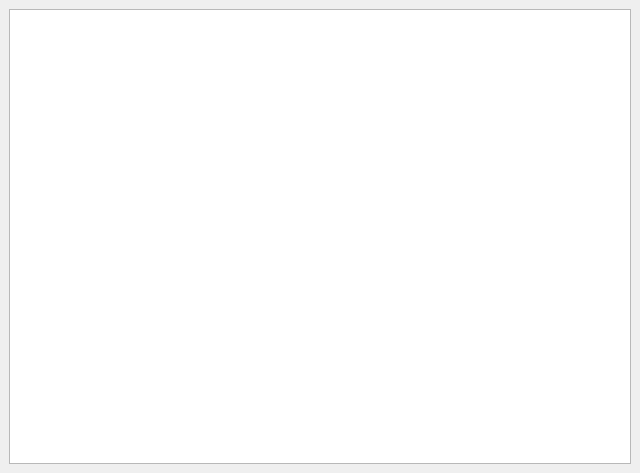
<?xml version="1.0" encoding="UTF-8"?>
<ui version="4.0">
 <class>MainWindow</class>
 <widget class="QMainWindow" name="MainWindow">
  <property name="geometry">
   <rect>
    <x>0</x>
    <y>0</y>
    <width>640</width>
    <height>473</height>
   </rect>
  </property>
  <property name="windowTitle">
   <string>Остаток на складе</string>
  </property>
  <widget class="QWidget" name="centralwidget">
   <layout class="QHBoxLayout" name="horizontalLayout">
    <item>
     <widget class="QTableView" name="amountTable"/>
    </item>
   </layout>
  </widget>
 </widget>
 <resources/>
 <connections/>
</ui>
